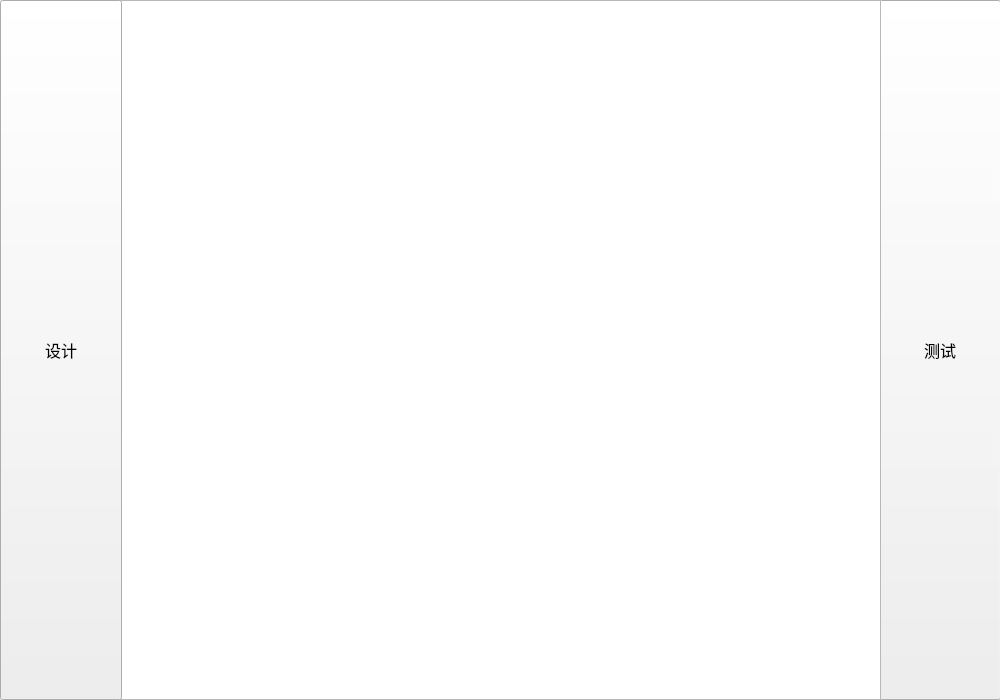
<?xml version="1.0" encoding="UTF-8"?>
<ui version="4.0">
 <class>MainWindow</class>
 <widget class="QMainWindow" name="MainWindow">
  <property name="geometry">
   <rect>
    <x>0</x>
    <y>0</y>
    <width>1000</width>
    <height>700</height>
   </rect>
  </property>
  <property name="windowTitle">
   <string>简单时间离散神经元模型可视化</string>
  </property>
  <property name="windowIcon">
   <iconset>
    <normaloff>:/res/icon.png</normaloff>:/res/icon.png</iconset>
  </property>
  <widget class="QWidget" name="centralWidget">
   <widget class="QGraphicsView" name="canvas">
    <property name="geometry">
     <rect>
      <x>119</x>
      <y>0</y>
      <width>762</width>
      <height>700</height>
     </rect>
    </property>
   </widget>
   <widget class="QPushButton" name="button_design">
    <property name="geometry">
     <rect>
      <x>0</x>
      <y>0</y>
      <width>122</width>
      <height>700</height>
     </rect>
    </property>
    <property name="font">
     <font>
      <family>宋体</family>
      <pointsize>12</pointsize>
     </font>
    </property>
    <property name="mouseTracking">
     <bool>true</bool>
    </property>
    <property name="text">
     <string>设计</string>
    </property>
    <property name="iconSize">
     <size>
      <width>64</width>
      <height>64</height>
     </size>
    </property>
   </widget>
   <widget class="QPushButton" name="button_test">
    <property name="geometry">
     <rect>
      <x>879</x>
      <y>0</y>
      <width>122</width>
      <height>700</height>
     </rect>
    </property>
    <property name="font">
     <font>
      <family>宋体</family>
      <pointsize>12</pointsize>
     </font>
    </property>
    <property name="text">
     <string>测试</string>
    </property>
    <property name="iconSize">
     <size>
      <width>64</width>
      <height>64</height>
     </size>
    </property>
   </widget>
   <widget class="QToolButton" name="button_cursor">
    <property name="geometry">
     <rect>
      <x>30</x>
      <y>20</y>
      <width>61</width>
      <height>61</height>
     </rect>
    </property>
    <property name="text">
     <string/>
    </property>
    <property name="icon">
     <iconset resource="res.qrc">
      <normaloff>:/res/cursor.png</normaloff>:/res/cursor.png</iconset>
    </property>
    <property name="iconSize">
     <size>
      <width>32</width>
      <height>32</height>
     </size>
    </property>
   </widget>
   <widget class="QToolButton" name="button_en">
    <property name="geometry">
     <rect>
      <x>30</x>
      <y>90</y>
      <width>61</width>
      <height>61</height>
     </rect>
    </property>
    <property name="cursor">
     <cursorShape>ArrowCursor</cursorShape>
    </property>
    <property name="text">
     <string/>
    </property>
    <property name="icon">
     <iconset resource="res.qrc">
      <normaloff>:/res/en.png</normaloff>:/res/en.png</iconset>
    </property>
    <property name="iconSize">
     <size>
      <width>64</width>
      <height>64</height>
     </size>
    </property>
   </widget>
   <widget class="QToolButton" name="button_in">
    <property name="geometry">
     <rect>
      <x>30</x>
      <y>160</y>
      <width>61</width>
      <height>61</height>
     </rect>
    </property>
    <property name="text">
     <string/>
    </property>
    <property name="icon">
     <iconset resource="res.qrc">
      <normaloff>:/res/in.png</normaloff>:/res/in.png</iconset>
    </property>
    <property name="iconSize">
     <size>
      <width>64</width>
      <height>64</height>
     </size>
    </property>
   </widget>
   <widget class="QLabel" name="label">
    <property name="geometry">
     <rect>
      <x>890</x>
      <y>30</y>
      <width>51</width>
      <height>41</height>
     </rect>
    </property>
    <property name="font">
     <font>
      <family>宋体</family>
      <pointsize>12</pointsize>
     </font>
    </property>
    <property name="text">
     <string>时刻：</string>
    </property>
   </widget>
   <widget class="QLabel" name="label_2">
    <property name="geometry">
     <rect>
      <x>940</x>
      <y>20</y>
      <width>61</width>
      <height>61</height>
     </rect>
    </property>
    <property name="font">
     <font>
      <family>宋体</family>
      <pointsize>24</pointsize>
     </font>
    </property>
    <property name="text">
     <string>0</string>
    </property>
   </widget>
   <widget class="QPushButton" name="button_next">
    <property name="geometry">
     <rect>
      <x>900</x>
      <y>90</y>
      <width>81</width>
      <height>31</height>
     </rect>
    </property>
    <property name="text">
     <string>下一帧</string>
    </property>
   </widget>
   <widget class="QToolButton" name="button_continue">
    <property name="geometry">
     <rect>
      <x>900</x>
      <y>140</y>
      <width>81</width>
      <height>31</height>
     </rect>
    </property>
    <property name="text">
     <string/>
    </property>
    <property name="icon">
     <iconset resource="res.qrc">
      <normaloff>:/res/continue.png</normaloff>:/res/continue.png</iconset>
    </property>
    <property name="iconSize">
     <size>
      <width>32</width>
      <height>32</height>
     </size>
    </property>
   </widget>
   <widget class="QToolButton" name="button_pause">
    <property name="geometry">
     <rect>
      <x>900</x>
      <y>140</y>
      <width>81</width>
      <height>31</height>
     </rect>
    </property>
    <property name="text">
     <string/>
    </property>
    <property name="icon">
     <iconset resource="res.qrc">
      <normaloff>:/res/pause.png</normaloff>:/res/pause.png</iconset>
    </property>
    <property name="iconSize">
     <size>
      <width>32</width>
      <height>32</height>
     </size>
    </property>
   </widget>
   <widget class="QToolButton" name="button_connect">
    <property name="geometry">
     <rect>
      <x>30</x>
      <y>230</y>
      <width>61</width>
      <height>61</height>
     </rect>
    </property>
    <property name="text">
     <string/>
    </property>
    <property name="icon">
     <iconset resource="res.qrc">
      <normaloff>:/res/connect.png</normaloff>:/res/connect.png</iconset>
    </property>
    <property name="iconSize">
     <size>
      <width>64</width>
      <height>64</height>
     </size>
    </property>
   </widget>
   <zorder>button_cursor</zorder>
   <zorder>button_en</zorder>
   <zorder>button_in</zorder>
   <zorder>label</zorder>
   <zorder>label_2</zorder>
   <zorder>button_next</zorder>
   <zorder>button_continue</zorder>
   <zorder>button_pause</zorder>
   <zorder>button_test</zorder>
   <zorder>canvas</zorder>
   <zorder>button_connect</zorder>
   <zorder>button_design</zorder>
  </widget>
 </widget>
 <resources>
  <include location="res.qrc"/>
 </resources>
 <connections/>
</ui>
